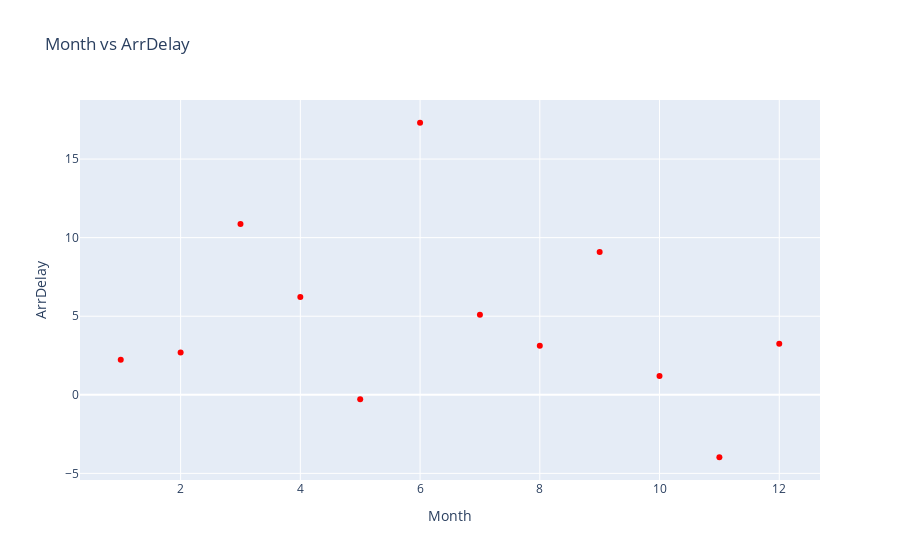

Write notebook code for a chart like this one.
### Markdown cell above
#### To do:

-   Create a line plot with x-axis being the month and y-axis being computed average delay time. Update plot title,  
    xaxis, and yaxis title.
-   Hint: Scatter and line plot vary by updating mode parameter.

### Code cell
# Create line plot here
# First we create a figure using go.Figure and adding trace to it through go.scatter
fig = go.Figure(data=go.Scatter(x=line_data['Month'], y=line_data['ArrDelay'], mode='markers', marker=dict(color='red')))
# Updating layout through `update_layout`. Here we are adding title to the plot and providing title to x and y axis.
fig.update_layout(title='Month vs ArrDelay', xaxis_title='Month', yaxis_title='ArrDelay')
# Display the figure
fig.show()

### Figure 1 — Plotly figure (JSON) as saved in the notebook; plotly's stock layout.template omitted (floating-point values rounded to 4 significant figures)
{"data": [{"marker": {"color": "red"}, "mode": "markers", "type": "scatter", "x": [1, 2, 3, 4, 5, 6, 7, 8, 9, 10, 11, 12], "y": [2.233, 2.688, 10.87, 6.229, -0.2791, 17.31, 5.089, 3.122, 9.081, 1.2, -3.975, 3.241]}], "layout": {"autosize": true, "title": {"text": "Month vs ArrDelay"}, "xaxis": {"autorange": true, "range": [0.3388, 12.66], "title": {"text": "Month"}, "type": "linear"}, "yaxis": {"autorange": true, "range": [-5.534, 18.87], "title": {"text": "ArrDelay"}, "type": "linear"}}}
